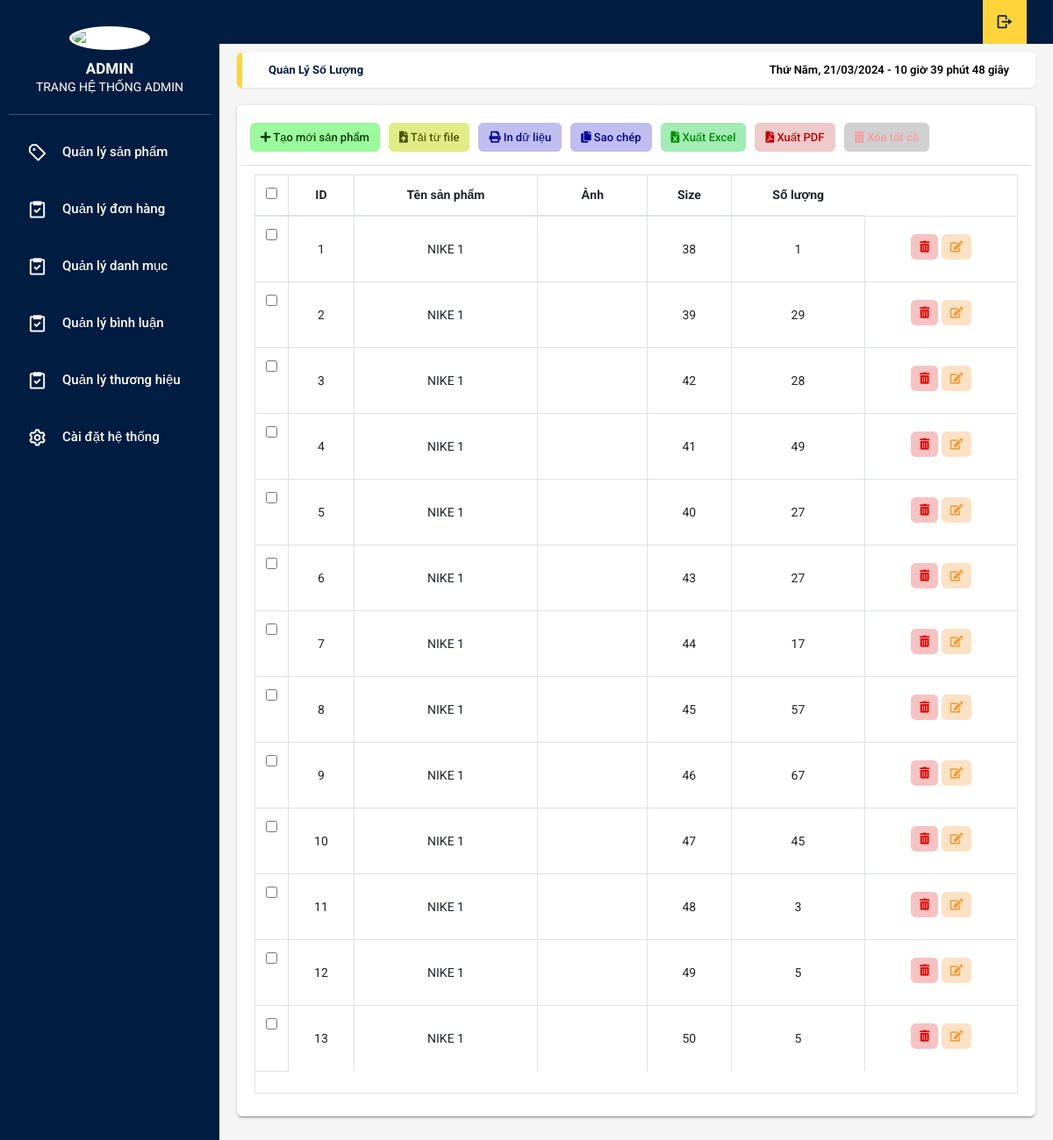
The page /admin/soluong_sp.php?id_sp=1 on the database its author committed.
### tables this page shows
CREATE TABLE `so_luong` (
  `id_quantity` int(128) NOT NULL,
  `id_sp` int(128) NOT NULL,
  `size` varchar(128) NOT NULL,
  `quantity` int(128) DEFAULT 0
);

CREATE TABLE `sanpham` (
  `id_sanpham` int(50) NOT NULL,
  `name` varchar(250) NOT NULL,
  `img` varchar(200) NOT NULL,
  `price` int(150) NOT NULL,
  `quantity` int(50) NOT NULL DEFAULT 0,
  `mo_ta` longtext NOT NULL,
  `id_dm` int(128) NOT NULL,
  `id_brand` int(128) NOT NULL
);

### admin/soluong_sp.php (the view, shortened to what this page needs)
<!DOCTYPE html>
<html lang="en">
    <head>
        <link rel="stylesheet" type="text/css" href="../css/admin/main_admin.css">
        <link rel="stylesheet" href="https://cdn.jsdelivr.net/npm/boxicons@latest/css/boxicons.min.css">
        <link rel="stylesheet" href="https://unpkg.com/boxicons@latest/css/boxicons.min.css">
        <link rel="stylesheet" type="text/css"
          href="https://maxcdn.bootstrapcdn.com/font-awesome/4.7.0/css/font-awesome.min.css">
        <link rel="stylesheet" href="https://use.fontawesome.com/releases/v5.8.2/css/all.css">
        <link rel="stylesheet" href="https://cdnjs.cloudflare.com/ajax/libs/jquery-confirm/3.3.2/jquery-confirm.min.css">
      </head>
<body onload="time()" class="app sidebar-mini rtl">
  <?php include "html/app-sidebar.php" ?>
    <main class="app-content">
        <div class="app-title">
            <ul class="app-breadcrumb breadcrumb side">
                <li class="breadcrumb-item active"><a href="#"><b>Quản Lý Số Lượng</b></a></li>
            </ul>
            <div id="clock"></div>
        </div>
        <div class="row">
            <div class="col-md-12">
                <div class="tile">
                    <div class="tile-body">
                        <div class="row element-button">
                            <div class="col-sm-2">
                              <a class="btn btn-add btn-sm" href="form-add-san-pham.php" title="Thêm"><i class="fas fa-plus"></i>
                                Tạo mới sản phẩm</a>
                            </div>
                            <div class="col-sm-2">
                              <a class="btn btn-delete btn-sm nhap-tu-file" type="button" title="Nhập" onclick="myFunction(this)"><i
                                  class="fas fa-file-upload"></i> Tải từ file</a>
                            </div>
                            <div class="col-sm-2">
                              <a class="btn btn-delete btn-sm print-file" type="button" title="In" onclick="myApp.printTable()"><i
                                  class="fas fa-print"></i> In dữ liệu</a>
                            </div>
                            <div class="col-sm-2">
                              <a class="btn btn-delete btn-sm print-file js-textareacopybtn" type="button" title="Sao chép"><i
                                  class="fas fa-copy"></i> Sao chép</a>
                            </div>
                            <div class="col-sm-2">
                              <a class="btn btn-excel btn-sm" href="" title="In"><i class="fas fa-file-excel"></i> Xuất Excel</a>
                            </div>
                            <div class="col-sm-2">
                              <a class="btn btn-delete btn-sm pdf-file" type="button" title="In" onclick="myFunction(this)"><i
                                  class="fas fa-file-pdf"></i> Xuất PDF</a>
                            </div>
                            <div class="col-sm-2">
                              <a class="btn btn-delete btn-sm" type="button" title="Xóa" onclick="myFunction(this)"><i
                                  class="fas fa-trash-alt"></i> Xóa tất cả </a>
                            </div>
                          </div>
                        <table class="table table-hover table-bordered" id="sampleTable">
                            <thead>
                                <tr>
                                    <th width="10"><input type="checkbox" id="all"></th>
                                    <th class="align-middle text-center" >ID</th>
                                    <th class="align-middle text-center">Tên sản phẩm</th>
                                    <th class="align-middle text-center">Ảnh</th>
                                    <th class="align-middle text-center">Size</th>
                                    <th class="align-middle text-center">Số lượng</th>
                                </tr>
                            </thead>
                            <tbody>
                                <?php
                                    $id_sp=$_GET['id_sp'];
                                    $conn = mysqli_connect("localhost:3307","root","","banhang");
                                    $sql="SELECT * from so_luong where id_sp =".$id_sp;
                                    $coutn=0;
                                    $kq= mysqli_query($conn,$sql);
                                    while ($row= mysqli_fetch_array($kq)){
                                      $sql1 = "SELECT * FROM sanpham WHERE id_sanpham = " . $row['id_sp'];
                                      $kq1 = mysqli_query($conn, $sql1);
                                      $row1 = mysqli_fetch_array($kq1);
                                        echo '<tr>';?>
                                        <td width="10"><input type="checkbox" name="check1" value="1"></td>
                                         <td  class="align-middle text-center"><?php echo (int)++$coutn   ?> </td>
                                         <td  class="align-middle text-center"><?php  echo $row1['name']   ?></td>
                                         <td class="align-middle text-center" style="width: 100px; height: 50px;">
                                          </td>
                                          <td  class="align-middle text-center"><?php echo $row['size']   ?> </td>
                                          <td id="id_sp<?php echo $row['id_quantity']; ?>" class="align-middle text-center" onclick="editQuantity(this, <?php echo $row['id_quantity']; ?>)">
                                                <?php echo $row['quantity']; ?>
                                            </td>
                                    <td class="align-middle text-center"><button class="btn btn-primary btn-sm trash" type="button" title="Xóa"
                                            onclick="myFunction(this)"><i class="fas fa-trash-alt"></i>
                                        </button>
                                        <button class="btn btn-primary btn-sm edit" type="button" title="Sửa" id="show-emp" data-toggle="modal"
                                       data-target="#ModalUP"><i class="fas fa-edit"></i></button>
                                    </td>
                                    <?php
                                    }
                                    ?>
                                 <tr>
                                    <td></td>
                                </tr>
                            </tbody>
                        </table>
                    </div>
                </div>
            </div>
        </div>
    </main>
</body>
</html>

### rows shown on the page
so_luong: sanpham.name "NIKE 1", size "38", quantity "1"
so_luong: sanpham.name "NIKE 1", size "39", quantity "29"
so_luong: sanpham.name "NIKE 1", size "42", quantity "28"
so_luong: sanpham.name "NIKE 1", size "41", quantity "49"
so_luong: sanpham.name "NIKE 1", size "40", quantity "27"
so_luong: sanpham.name "NIKE 1", size "43", quantity "27"
so_luong: sanpham.name "NIKE 1", size "44", quantity "17"
so_luong: sanpham.name "NIKE 1", size "45", quantity "57"
so_luong: sanpham.name "NIKE 1", size "46", quantity "67"
so_luong: sanpham.name "NIKE 1", size "47", quantity "45"
so_luong: sanpham.name "NIKE 1", size "48", quantity "3"
so_luong: sanpham.name "NIKE 1", size "49", quantity "5"
so_luong: sanpham.name "NIKE 1", size "50", quantity "5"
